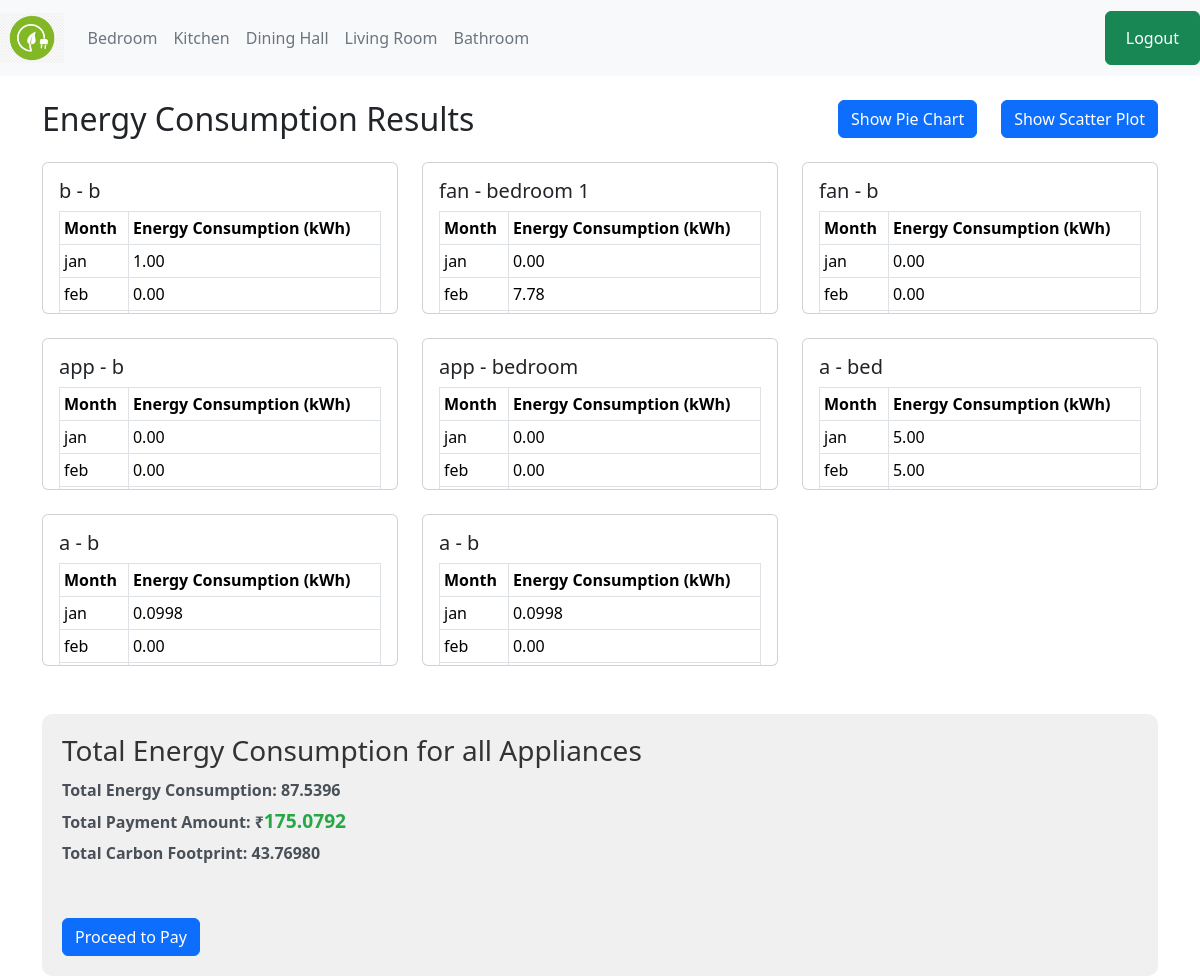
Page /energy/consumption2/ on the committed database.
### myapp/models.py (models this page shows, shortened)
class BedroomAppliance(models.Model):
    bedroom_name=models.CharField(max_length=100)
    appliance_name = models.CharField(max_length=100)
    wattage = models.IntegerField(help_text='Wattage in Watts')
    quantity = models.IntegerField(default=1)
    jan = models.DecimalField(max_digits=5, decimal_places=2, default=0.00)
    feb = models.DecimalField(max_digits=5, decimal_places=2, default=0.00)
    mar = models.DecimalField(max_digits=5, decimal_places=2, default=0.00)
    apr = models.DecimalField(max_digits=5, decimal_places=2, default=0.00)
    may = models.DecimalField(max_digits=5, decimal_places=2, default=0.00)
    jun = models.DecimalField(max_digits=5, decimal_places=2, default=0.00)
    jul = models.DecimalField(max_digits=5, decimal_places=2, default=0.00)
    aug = models.DecimalField(max_digits=5, decimal_places=2, default=0.00)
    sep = models.DecimalField(max_digits=5, decimal_places=2, default=0.00)
    oct = models.DecimalField(max_digits=5, decimal_places=2, default=0.00)
    nov= models.DecimalField(max_digits=5, decimal_places=2, default=0.00)
    dec = models.DecimalField(max_digits=5, decimal_places=2, default=0.00)

### myapp/views.py (the view)
# urls.py: path('energy/consumption2/', calculate_energy_consumption2, name='calculate_energy_consumption2'),
def calculate_energy_consumption2(request):
    appliances = BedroomAppliance.objects.all()
    energy_results = []
    total_energy_sum = Decimal('0')  # Initialize total energy sum as a Decimal
    rate_per_kwh = Decimal('2')
    carbon_footprint_per_kwh = Decimal('0.5')  # Carbon footprint per kWh
    total_carbon_footprint = Decimal('0')  # Initialize total carbon footprint
    for appliance in appliances:
        total_energy_consumption = 0
        energy_consumption = {}
        months = ['jan', 'feb', 'mar', 'apr', 'may', 'jun', 'jul', 'aug', 'sep', 'oct', 'nov', 'dec']
        for month in months:
            usage_hours = getattr(appliance, month)
            energy_consumption[month] = appliance.wattage * usage_hours / 1000
            total_energy_consumption += energy_consumption[month]
        appliance_carbon_footprint = total_energy_consumption * carbon_footprint_per_kwh
        total_carbon_footprint += appliance_carbon_footprint
        energy_results.append({'appliance': appliance, 'energy_consumption': energy_consumption, 'total_energy_consumption': total_energy_consumption, 'carbon_footprint': appliance_carbon_footprint})
        total_energy_sum += total_energy_consumption  # Add current appliance's energy consumption to the total sum
        payment_amount = total_energy_sum * rate_per_kwh
    return render(request, 'energy_consumption_result2.html', {'energy_results': energy_results, 'total_energy_sum': total_energy_sum, 'payment_amount': payment_amount, 'total_carbon_footprint': total_carbon_footprint})

### templates/energy_consumption_result2.html (shortened to what this page needs)
<!DOCTYPE html>
{% load static %}
<html lang="en">
<head>
    <link href="https://cdn.jsdelivr.net/npm/bootstrap@5.3.3/dist/css/bootstrap.min.css" rel="stylesheet">
</head>
<body>
    <nav class="navbar navbar-expand-lg navbar-light">
        <a class="navbar-brand" href="{% url 'index' %}">
            <img src="{% static 'logo.png' %}" alt="Your Logo" height="50">
        </a>
        <div class="collapse navbar-collapse" id="navbarNav">
          <ul class="navbar-nav">
            <li class="nav-item active">
              <a class="nav-link" href="{%url 'bedroom_create' %}">Bedroom </a>
            </li>
            <li class="nav-item">
              <a class="nav-link" href="{%url 'kitchen_appliance_create' %}">Kitchen</a>
            </li>
            <li class="nav-item">
              <a class="nav-link" href="{%url 'dininghall_create' %}">Dining Hall</a>
            </li>
            <li class="nav-item">
              <a class="nav-link " href="{%url 'livingroom_create' %}">Living Room</a>
            </li>
            <li class="nav-item">
                <a class="nav-link " href="{%url 'bathroom_create' %}">Bathroom </a>
            </li>
          </ul>
          <ul class="navbar-nav ml-auto">
            <li class="nav-item">
                <button class="btn btn-success"><a class="nav-link" href="{%url 'logout' %}" style="color: white;">Logout</a></button>
            </li>
          </ul>
        </div>
      </nav>
      <div class="main-section">
        <div class="container mt-4">
            <div class="row align-items-center mb-4">
                <div class="col">
                    <h2 class="mb-0">Energy Consumption Results</h2>
                </div>
                <div class="col-auto">
                    <button class="btn btn-primary"><a href="{% url 'piechart1' %}" style="color: white; text-decoration: none;">Show Pie Chart</a></button>
                </div>
                <div class="col-auto">
                    <button class="btn btn-primary"><a href="{% url 'scatterplot1' %}" style="color: white; text-decoration: none;">Show Scatter Plot</a></button>
                </div>
            </div>
            <div class="row row-cols-1 row-cols-md-3 g-4">
                {% for result in energy_results %}
                <div class="col">
                    <div class="card">
                        <div class="card-body">
                            <h5 class="card-title">{{ result.appliance.appliance_name }} - {{ result.appliance.bedroom_name }}</h5>
                            <div class="table-responsive">
                                <table class="table table-bordered table-sm small-table">
                                    <thead>
                                        <tr>
                                            <th>Month</th>
                                            <th>Energy Consumption (kWh)</th>
                                        </tr>
                                    </thead>
                                    <tbody>
                                        {% for month, consumption in result.energy_consumption.items %}
                                        <tr>
                                            <td>{{ month }}</td>
                                            <td>{{ consumption }}</td>
                                        </tr>
                                        {% endfor %}
                                    </tbody>
                                </table>
                            </div>
                        </div>
                    </div>
                </div>
                {% endfor %}
            </div>
            <div class="total-energy-section mt-5">
                <h3 class="total-energy-title">Total Energy Consumption for all Appliances</h3>
                <p class="total-energy-text">Total Energy Consumption: {{ total_energy_sum }}</p>
                <p class="total-energy-text">Total Payment Amount: ₹<span class="payment-amount">{{ payment_amount }}</span></p>
                <p class="total-energy-text">Total Carbon Footprint: {{ total_carbon_footprint }}</p>
                <div class="col-md-6">
                    <button class="btn btn-primary mt-5" data-bs-toggle="modal" data-bs-target="#paymentModal">Proceed to Pay</button>
                </div>
            </div>
        </div>
    </div>
</body>
</html>

### templates/energy_consumption_result2.html (style rules this page uses)
.navbar { background-color: #f8f9fa; }
.navbar-brand { font-weight: bold; color: green; }
.navbar-nav .nav-link { color: #6c757d; }
.ml-auto { margin-left: auto !important; }
.total-energy-section { background-color: #f0f0f0; padding: 20px; border-radius: 10px; }
.total-energy-title { color: #333; margin-bottom: 10px; }
.total-energy-text { color: #666; margin-bottom: 5px; }
.card-body { max-height: 150px; overflow-y: auto; }
.total-energy-text { color: #495057; font-weight: bold; margin-bottom: 5px; }
.payment-amount { color: #28a745; font-size: 1.2em; font-weight: bold; }

### rows in the picture
BedroomAppliance: appliance.appliance_name "b", appliance.bedroom_name "b", energy_consumption "jan" "feb", energy_consumption "1.00" "0.00"
BedroomAppliance: appliance.appliance_name "fan", appliance.bedroom_name "bedroom 1", energy_consumption "jan" "feb", energy_consumption "0.00" "7.78"
BedroomAppliance: appliance.appliance_name "fan", appliance.bedroom_name "b", energy_consumption "jan" "feb", energy_consumption "0.00" "0.00"
BedroomAppliance: appliance.appliance_name "app", appliance.bedroom_name "b", energy_consumption "jan" "feb", energy_consumption "0.00" "0.00"
BedroomAppliance: appliance.appliance_name "app", appliance.bedroom_name "bedroom", energy_consumption "jan" "feb", energy_consumption "0.00" "0.00"
BedroomAppliance: appliance.appliance_name "a", appliance.bedroom_name "bed", energy_consumption "jan" "feb", energy_consumption "5.00" "5.00"
BedroomAppliance: appliance.appliance_name "a", appliance.bedroom_name "b", energy_consumption "jan" "feb", energy_consumption "0.0998" "0.00"
BedroomAppliance: appliance.appliance_name "a", appliance.bedroom_name "b", energy_consumption "jan" "feb", energy_consumption "0.0998" "0.00"

### other values in the picture
{{ total_energy_sum }} "87.5396"
{{ payment_amount }} "175.0792"
{{ total_carbon_footprint }} "43.76980"
